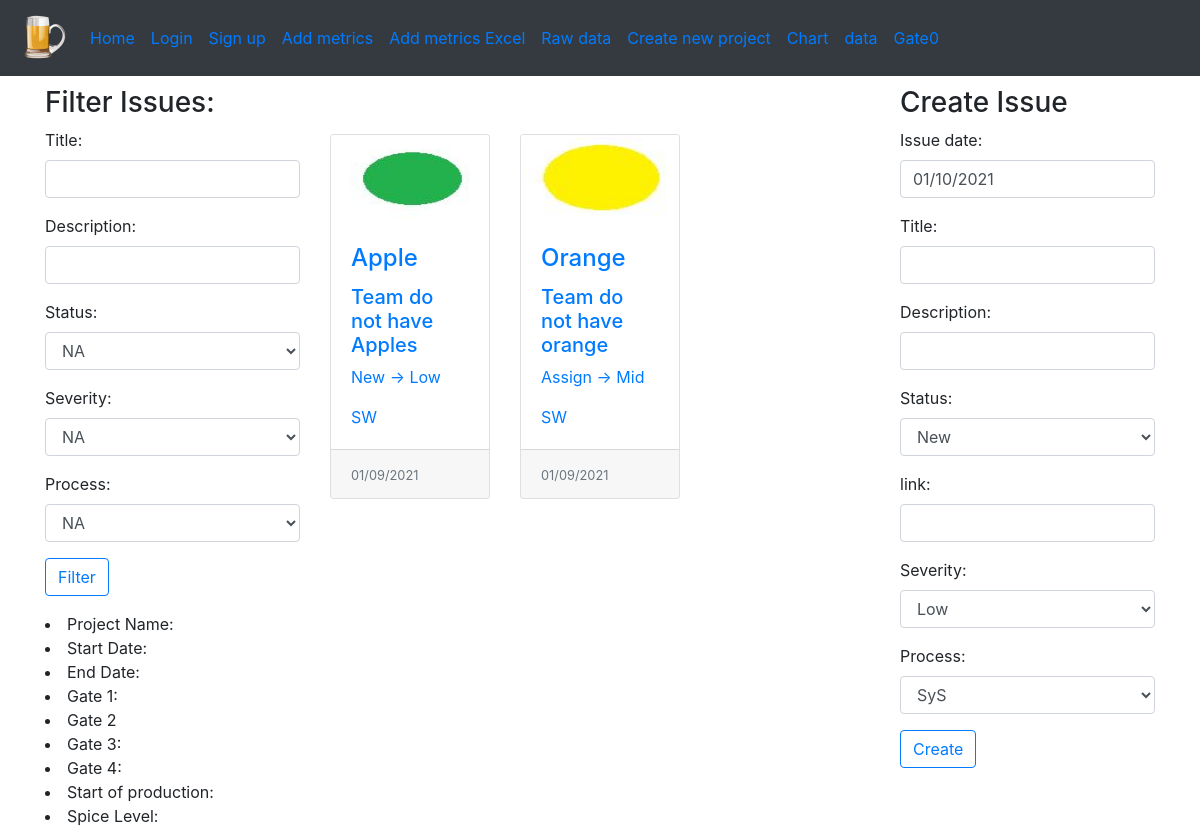
The page / on the database its author committed.
### spice_status/models/issue_models.py (models this page shows)
class Issue(db.Model):
    id = db.Column(db.Integer, primary_key=True)
    date = db.Column(db.String, default=(datetime.utcnow().strftime("%m/%d/%Y")))
    title = db.Column(db.String)
    description = db.Column(db.String)
    status = db.Column(db.String)
    severity = db.Column(db.String)
    spice_process = db.Column(db.String)
    link = db.Column(db.String, default='')

### spice_status/views/main_views.py (the view, shortened to what this page needs)
@bp_main.route('/', methods=['GET', 'POST'])
def home():
    issue_form = IssueForm()
    filter_form = FilterForm()
    issues = Issue.query.all()
    return render_template('status_page.html', issue_form=issue_form, issues=issues, project=get_project(),
                           filter_form=filter_form)

### spice_status/forms/issue_form.py
class IssueForm(FlaskForm):
    date = StringField('Issue date', default=(datetime.utcnow().strftime("%m/%d/%Y")), validators=[DataRequired()])
    title = StringField('Title', validators=[Length(min=1, max=64, message='Title must be up to 64')])
    description = StringField('Description', validators=[Length(min=15), DataRequired()])
    status = SelectField('Status', choices=['New', 'Assign', 'WIP', 'In Review', 'Closed'],
                         validators=[DataRequired()])
    link = StringField('link')
    severity = SelectField('Severity', choices=['Low', 'Mid', 'High', 'Escalated'],
                           validators=[DataRequired()])
    spice_process = SelectField('Process', choices=['SyS', 'SW', 'SUP', 'MAN'],
                                validators=[DataRequired()])
    submit = SubmitField("Create")

class FilterForm(FlaskForm):
    title = StringField('Title', validators=[Length(max=10, message='Max 10')])
    description = StringField('Description', validators=[Length(max=15)])
    status = SelectField('Status', choices=['New', 'Assign', 'WIP', 'In Review', 'Closed', 'NA'], default='NA')
    severity = SelectField('Severity', choices=['Low', 'Mid', 'High', 'Escalated', 'NA'], default='NA')
    spice_process = SelectField('Process', choices=['SyS', 'SW', 'SUP', 'MAN', 'NA'], default='NA')
    submit = SubmitField("Filter")

### spice_status/models/project_models.py (called while the page is built)
def get_project():
    return Project.query.first()

### spice_status/templates/status_page.html (shortened to what this page needs)
{% extends "partials/_three_column.html" %}
{% from "macros/form_field_macros.html" import render_field %}
{% block lside %}
<h3>
Filter Issues:
</h3>
        {% with form = filter_form %}
         {% include 'partials/_form.html' %}
    {% endwith %}
<li>Project Name: {{ project.name }}</li>
<li>Start Date: {{ project.start_date }}</li>
<li>End Date: {{ project.end_date }}</li>
<li>Gate 1: {{ project.gate_1 }}</li>
<li>Gate 2 {{ project.gate_2 }}</li>
<li>Gate 3: {{ project.gate_3 }}</li>
<li>Gate 4: {{ project.gate_4 }}</li>
<li>Start of production: {{ project.sop }}</li>
<li>Spice Level: {{ project.spice_level }}</li>
{% endblock %}
{% block main_content %}
    <div class="row my-5 card-wrapper test">
        {% if issues %}
            {% for issue in issues  %}
                <div class="col-lg-4 col-md-6 mb-4">
                    <div class="card h-100">
                        {% include 'partials/_issue_card.html' %}
                    </div>
                </div>
             {% endfor %}
        {% endif %}
    </div>
{% endblock %}
{% block rside %}
<h3>Create Issue</h3>
        {% with form = issue_form %}
            {% with name = form2 %}
         {% include 'partials/_form.html' %}
        {% endwith %}
    {% endwith %}
{% endblock %}

### spice_status/templates/partials/_three_column.html
{% extends 'partials/_base.html' %}
{% block content %}
    <div class="row">
        <div class="col-3">
            {% block lside %}
            {% endblock %}
        </div>
        <div class="col-6">
            {% block main_content %}
            {% endblock %}
        </div>
        <div class="col-3">
            {% block rside %}
            {% endblock %}
        </div>
    </div>
{% endblock %}

### spice_status/templates/macros/form_field_macros.html (shortened to what this page needs)
{% macro render_field(field) %}
<div class="form-group">
    {% with cls = "form-control is-invalid" if field.errors else "form-control" %}
        {%  if field.widget.input_type == "submit" %}
            {% set cls = "btn btn-outline-primary custom-btn" %}
        {% endif %}
        {% if field.widget.input_type == 'checkbox' %}
            {{ field }}
            {{ field.label }}
        {% else %}
            {% if field.widget.input_type != 'hidden' and field.widget.input_type != 'submit' %}
                {{ field.label(class="form-label") }}:
            {% endif %}
            {{ field(class=cls) }}
        {% endif %}
    {% endwith %}
</div>
{% endmacro %}

### spice_status/templates/partials/_base.html (shortened to what this page needs)
<!doctype html>
<html lang="en">
<head>
    <link rel="stylesheet" href="{{ url_for('static', filename='css/bootstrap.min.css') }}">
    <link rel="stylesheet" href="{{ url_for('static', filename='css/main.css') }}">
</head>
<body>
<header>
    {% block navigation %}
    {% include 'partials/_nav.html' %}
    {% endblock %}
</header>
<main class="container">
    <div class="row">
        <div class="col-12">
            {% block content %}
            {% endblock %}
        </div>
    </div>
</main>
</body>
</html>

### spice_status/templates/partials/_nav.html (shortened to what this page needs)
<nav class="navbar navbar-expand-lg navbar-blue bg-dark">
    <a class="navbar-brand" href="{{ url_for('main.home')}}"><img
            src="{{ url_for('static', filename='images/logo.png') }}" width='50' height='50'></a>
    <div class="collapse navbar-collapse" id="navbarSupportedContent">
        <ul class="navbar-nav mr-auto">
            <li class="nav-item active">
                <a class="nav-link" href="{{ url_for('main.home')}}">Home <span class="sr-only">(current)</span></a>
            </li>
            {% if not current_user.is_authenticated %}
            <li class="nav-item">
                <a class="nav-link" href="{{ url_for('auth.login')}}">Login</a>
            </li>
            {% else %}
            <li class="nav-item">
                <a class="nav-link" href="{{ url_for('auth.logout')}}">Logout</a>
            </li>
            {% endif %}
            <li class="nav-item">
                <a class="nav-link" href="{{ url_for('auth.signup')}}">Sign up</a>
            </li>
            <li class="nav-item">
                <a class="nav-link" href="{{ url_for('input.metrics')}}">Add metrics</a>
            </li>
            <li class="nav-item">
                <a class="nav-link" href="{{ url_for('input.excel')}}">Add metrics Excel</a>
            </li>
            <li class="nav-item">
                <a class="nav-link" href="{{ url_for('input.raw')}}">Raw data</a>
            </li>
            <li class="nav-item">
                <a class="nav-link" href="{{ url_for('project.define_new_project')}}">Create new project</a>
            </li>
            <li class="nav-item">
                <a class="nav-link" href="{{ url_for('input.chart')}}">Chart</a>
            </li>
            <li class="nav-item">
                <a class="nav-link" href="{{ url_for('input.data')}}">data</a>
            </li>
            <li class="nav-item">
                <a class="nav-link" href="{{ url_for('checklist.checklist_gate_1')}}">Gate0</a>
            </li>
        </ul>
    </div>
</nav>

### spice_status/templates/partials/_form.html
{% from 'macros/form_field_macros.html' import render_field %}
<form action="{{ action }}" method="{{ method if method else 'POST'}}" novalidate {% if enctype %} enctype="multipart/form-data" {% endif %} name="{{name if name else 'form'}}">
    {% for f in form %}
        {{ render_field(f) }}
    {% endfor %}
</form>

### spice_status/templates/partials/_issue_card.html
   <a href="{{ url_for('issue.edit', issue_id=issue.id ) }}" class="anchor-hidden">
    <div class="embed-responsive embed-responsive-16by9">
    <img src="{%if issue.severity=='Escalated' %}{{ url_for('static', filename='images/red_dot.JPG') }}{% elif issue.severity=='High'%} {{ url_for('static', filename='images/orange_dot.JPG') }}{% elif issue.severity=='Mid'%} {{ url_for('static', filename='images/yellow_dot.JPG') }}{% elif issue.severity=='Low'%} {{ url_for('static', filename='images/green_dot.JPG') }} {% endif %}" class="card-img-top embed-responsive-item" alt="...">
    </div>
      <div class="card-body">
        <h4 class="card-title">
          {{ issue.title }}
          </h4>
        <h5>{{ issue.description}}</h5>
        <p class="card-text">{{issue.status}} -> {{issue.severity}}</p>
        <p class="card-text">{{issue.spice_process}}</p>
    </div>
    <div class="card-footer">
      <small class="text-muted">{{issue.date}}
      </small>
    </div>
      </a>

### spice_status/static/css/main.css (style rules this page uses)
.navbar { margin-bottom: 10px; }

### rows shown on the page
Issue: shows a picture, title "Apple", description "Team do not have Apples", status "New", severity "Low", spice_process "SW", date "01/09/2021"
Issue: shows a picture, title "Orange", description "Team do not have orange", status "Assign", severity "Mid", spice_process "SW", date "01/09/2021"

### other values the page prints
{{ field.label(class="form-label") }} "Title" "Description" "Status" "Severity" "Process" "Issue date" "Title" "Description" "Status" "link" "Severity" "Process"
